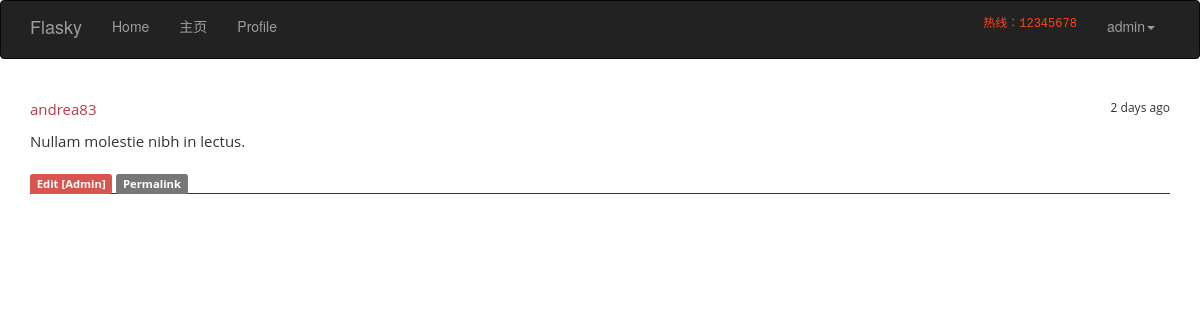
The page /post/19 (signed in) on the database its author committed.
### app/models.py (models this page shows, shortened)
class User(UserMixin,db.Model):
    __tablename__ = 'users'
    id = db.Column(db.Integer, primary_key=True)
    email= db.Column(db.String(64),unique=True,index=True)
    nickname=db.Column(db.String(64),unique= True,index=True)
    username = db.Column(db.String(64))
    role_id = db.Column(db.Integer, db.ForeignKey('roles.id'))
    password_hash = db.Column(db.String(128))
    location = db.Column(db.String(64))
    member_since = db.Column(db.DateTime(),default=datetime.utcnow)
    last_seen = db.Column(db.DateTime(),default=datetime.utcnow)
    confirmed = db.Column(db.Boolean,default=True)
    posts = db.relationship('Post',backref='author',lazy='dynamic')
    followed = db.relationship('Follow',foreign_keys=[Follow.follower_id],backref=db.backref('follower',lazy="joined"),lazy="dynamic",cascade="all,delete-orphan")
    followers = db.relationship('Follow',foreign_keys=[Follow.followed_id],backref=db.backref('followed',lazy="joined"),lazy="dynamic",cascade="all,delete-orphan")
    @property
    def password(self):
        raise AttributeError('password is not a readable attribute')
    def can(self,permissions):
        return self.role is not None and (self.role.permissions & permissions) == permissions
    def is_administrator(self):
        return self.can(Permission.ADMINISTER)
    def ping(self):
        self.last_seen = datetime.utcnow()
        db.session.add(self)

class Post(db.Model):
    __tablename__='posts'
    id = db.Column(db.Integer,primary_key=True)
    body = db.Column(db.Text)
    body_html = db.Column(db.Text)
    timestamp = db.Column(db.DateTime,index=True,default=datetime.utcnow)
    author_id = db.Column(db.Integer,db.ForeignKey('users.id'))

### app/main/views.py (the view)
@main.route('/post/<int:id>')
def post(id):
    post=Post.query.get_or_404(id)
    return render_template('post.html',posts=[post])

### app/auth/views.py (called while the page is built)
@auth.before_app_request
def befor_request():
    if current_user.is_authenticated:
        current_user.ping()
        if not current_user.confirmed and request.endpoint[:5] != 'auth.':
            return redirect(url_for('auth.unconfirmed'))

@auth.before_app_request
def befor_request():
    if current_user.is_authenticated \
            and not current_user.confirmed \
            and request.endpoint[:5] != 'auth.'\
            and request.endpoint != 'static':
        return redirect(url_for('auth.unconfirmed'))

### app/main/__init__.py (called while the page is built)
@main.app_context_processor
def inject_permissions():
    return dict(Permission=Permission)

### app/models.py (called while the page is built)
@login_manager.user_loader
def load_user(user_id):
    return User.query.get(int(user_id))

### app/templates/post.html (shortened to what this page needs)
{% extends 'base.html' %}
{% block page_content %}
{% include 'posts.html' %}
{% endblock %}

### app/templates/base.html (shortened to what this page needs)
{% extends "bootstrap/base.html" %}
{% block head %}
{{ super() }}
<link rel="stylesheet" type="text/css" href="{{ url_for('static', filename = 'css/style.css') }}">
{% endblock %}
{% block navbar %}
<div class="navbar navbar-inverse" role="navigation">
    <div class="container">
        <div class="navbar-header">
            <a class="navbar-brand" href="{{ url_for('main.index') }}">Flasky</a>
        </div>
        <div class="navbar-collapse collapse">
            <ul class="nav navbar-nav navbar-left">
                <li class="dropdown">
                     <a href="#" class = "dropdown-toggle" data-toggle="dropdown">Home</a>
                </li>
            </ul>
            <ul class="nav navbar-nav navbar-left">
                <li class="dropdown">
                     <a href="#" class = "dropdown-toggle" data-toggle="dropdown">主页</a>
                </li>
            </ul>
            <ul class="nav navbar-nav navbar-left">
                {% if current_user.is_authenticated %}
                <li><a href="{{ url_for('main.edit_profile') }}">Profile</a></li>
                {% endif %}
            </ul>
            <ul class="nav navbar-nav navbar-right">
                <li>
                    <p class="aa">热线：12345678</p>
                </li>
                {% if current_user.is_authenticated %}
                <li class="dropdown">
                    <a href="#" class = "dropdown-toggle" data-toggle="dropdown">{{ current_user.nickname}}<b class = "caret"></b></a>
                </li>
                {% else %}
                <li><a href="{{ url_for('auth.login') }}">Log In</a></li>
                {% endif %}
            </ul>
        </div>
    </div>
</div>
{% endblock %}
{% block content %}
<div class="container">
    {% block page_content %}{% endblock %}
</div>
{% endblock %}

### app/templates/posts.html (shortened to what this page needs)
 <ul class="posts">
    {% for post in posts %}
        <li class="post">
        <div class="profile-thumbnail">
        </div>
        <div class="post-content">
        <div class="post-date">{{ moment(post.timestamp).fromNow() }}</div>
        <div class="post-author">
        <a href="{{ url_for('.user', nickname=post.author.nickname) }}">
        {{ post.author.nickname }}
        </a>
        </div>
        <div class="post-body">
            {% if post.body_html %}
            {{ post.body_html|safe }}
            {% else %}
            {{ post.body}}
            {% endif %}
        </div>
        <div class="post-footer">
             {% if current_user == post.author %}
                <a href="{{ url_for('.edit', id=post.id) }}">
                    <span class="label label-primary">Edit</span>
             </a>
             {% elif current_user.is_administrator() %}<a href="{{ url_for('.edit', id=post.id) }}">
                 <span class="label label-danger">Edit [Admin]</span>
             </a>
                {% endif %}
        <a href="{{ url_for('.post',id=post.id) }}">
            <span class="label label-default">Permalink</span>
        </a>
        </div>
        </div>
        </li>
    {% endfor %}
    </ul>

### app/static/css/style.css (style rules this page uses)
.aa { padding: 15px; font-family: "Bitstream Vera Sans Mono", Monaco, "Courier New", Courier, monospace; color: #ff4418; font-size:12px; }
* { margin: 0; padding: 0; -webkit-box-sizing: border-box; -moz-box-sizing: border-box; box-sizing: border-box; }
ul { list-style-type: none; }
a { color: #b63b4d; text-decoration: none; }
.posts { font-family:'Open Sans', Arial, Helvetica, Sans-serif, Verdana, Tahoma; font-size:15px; margin-top:10px; }
.post { border-bottom:1px solid; }
.profile-thumbnail { color: #c12c42; padding-top:10px; }
.post-date { float: right; font-size:12px; }
.post-body { padding:10px 0 10px 0 ; }

### rows shown on the page
User: nickname "admin"
Post: timestamp "2 days ago", author.nickname "andrea83", body_html "Nullam molestie nibh in lectus."
